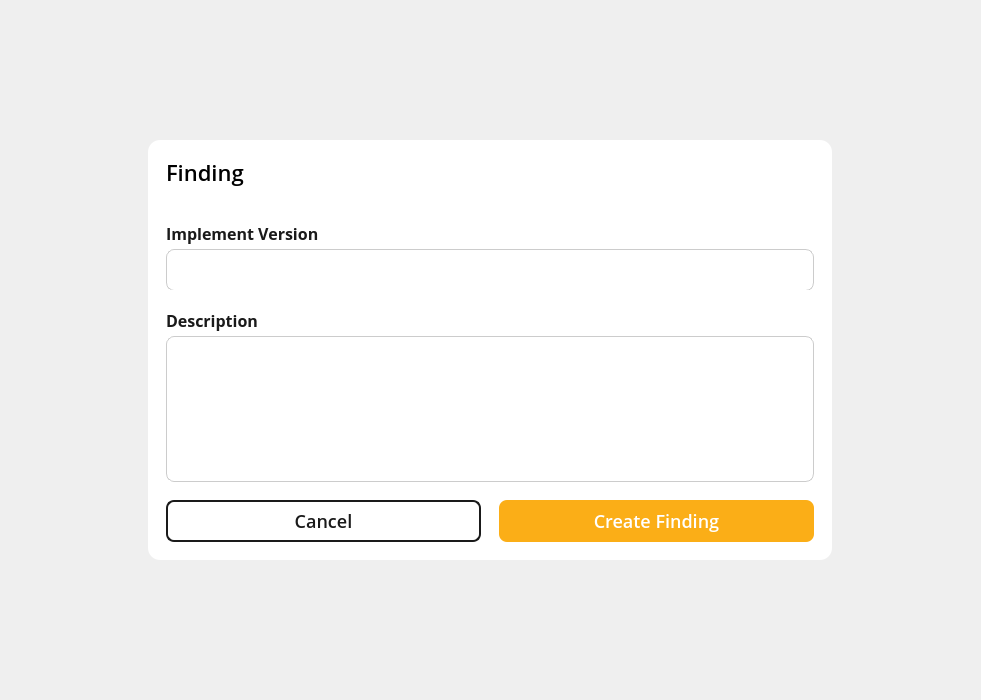
<?xml version="1.0" encoding="UTF-8"?>
<ui version="4.0">
 <class>ReviewActionDialog</class>
 <widget class="QDialog" name="ReviewActionDialog">
  <property name="geometry">
   <rect>
    <x>0</x>
    <y>0</y>
    <width>981</width>
    <height>700</height>
   </rect>
  </property>
  <property name="windowTitle">
   <string>Dialog</string>
  </property>
  <layout class="QHBoxLayout" name="horizontalLayout_2">
   <item>
    <widget class="QWidget" name="dialogContainer" native="true">
     <property name="sizePolicy">
      <sizepolicy hsizetype="Fixed" vsizetype="Preferred">
       <horstretch>0</horstretch>
       <verstretch>0</verstretch>
      </sizepolicy>
     </property>
     <property name="minimumSize">
      <size>
       <width>684</width>
       <height>420</height>
      </size>
     </property>
     <property name="maximumSize">
      <size>
       <width>684</width>
       <height>420</height>
      </size>
     </property>
     <property name="styleSheet">
      <string notr="true">#dialogContainer {
	background-color: white;
	border-radius: 12px;
	border: none;
}

#bodyContainer {
	border-bottom-left-radius: 12px;
	border-bottom-right-radius: 12px;
}


QLabel {
	color: #1A1A1A;
	font-family: Open Sans;
	font-weight: 600;
	font-size: 16px;
	line-height: 24px;
	letter-spacing: 0%;
}

#reviewItemEdit {
	color: #999999;
	background: #EEF4F6;
	font-family: Open Sans;
	font-weight: 400;
	font-size: 16px;
	line-height: 24px;
	letter-spacing: 0%;
	border-radius: 8px;
	border: 1px solid #CCCCCC;
	padding-left: 12px;
	padding-right: 12px;
}

QLineEdit {
	color: #1A1A1A;
	background: white;
	font-family: Open Sans;
	font-weight: 400;
	font-size: 16px;
	line-height: 24px;
	letter-spacing: 0%;
	border-radius: 8px;
	border: 1px solid #CCCCCC;
	padding-left: 12px;
	padding-right: 12px;
}

QTextEdit {
	color: #1A1A1A;
	background: white;
	font-family: Open Sans;
	font-weight: 400;
	font-size: 16px;
	line-height: 24px;
	letter-spacing: 0%;
	border-radius: 8px;
	border: 1px solid #CCCCCC;
	padding-left: 12px;
	padding-right: 12px;
}

QComboBox {
    background-color: white;
    border: 1px solid #ccc;
    border-radius: 8px;
    padding: 4px;
    font-size: 16px;
	line-height: 24px;
	letter-spacing: 0%;
    color: #333;
}

QComboBox::drop-down {
    subcontrol-origin: padding;
    subcontrol-position: top right;
    width: 24px;
    border: none;
}

QComboBox::down-arrow {
    image: url(:/images/chevron-down.svg);
    width: 16px;
    height: 16px;
}

QComboBox::down-arrow:on {
    image: url(:/images/chevron-up.svg);
}

QComboBox QAbstractItemView {
    background-color: white;
    margin-top: 0px;
    border: 1px solid #ccc;
    border-radius: 8px;
	outline: none;
}

/* Each dropdown item */
QComboBox QAbstractItemView::item {
	color: #1A1A1A;
    padding: 6px 12px;
    border-radius: 4px;
}

/* Hovered item */
QComboBox QAbstractItemView::item:hover {
    background-color: #e6f2ff;
}

/* Selected item */
QComboBox QAbstractItemView::item:selected {
    background-color: #d0e8ff;
    color: #1a1a1a;
}

#cancelButton {
	color: #1A1A1A;
	font-family: Open Sans;
	font-weight: 500;
	font-size: 18px;
	line-height: 24px;
	letter-spacing: 0%;
	border-radius: 8px;
	border: 1.5px solid #1A1A1A
}

#saveButton {
    background-color: #FBAE17;
	color: white;
	font-family: Open Sans;
	font-weight: 500;
	font-size: 18px;
	line-height: 24px;
	letter-spacing: 0%;
	border-radius: 8px;
}</string>
     </property>
     <layout class="QVBoxLayout" name="verticalLayout_2">
      <property name="spacing">
       <number>0</number>
      </property>
      <property name="leftMargin">
       <number>0</number>
      </property>
      <property name="topMargin">
       <number>0</number>
      </property>
      <property name="rightMargin">
       <number>0</number>
      </property>
      <property name="bottomMargin">
       <number>0</number>
      </property>
      <item>
       <widget class="QWidget" name="titleBar" native="true">
        <property name="minimumSize">
         <size>
          <width>0</width>
          <height>64</height>
         </size>
        </property>
        <property name="maximumSize">
         <size>
          <width>16777215</width>
          <height>64</height>
         </size>
        </property>
        <property name="styleSheet">
         <string notr="true">background-color: rgba(255, 255, 255, 0);</string>
        </property>
        <layout class="QHBoxLayout" name="horizontalLayout">
         <property name="spacing">
          <number>18</number>
         </property>
         <property name="leftMargin">
          <number>18</number>
         </property>
         <property name="topMargin">
          <number>16</number>
         </property>
         <property name="rightMargin">
          <number>18</number>
         </property>
         <property name="bottomMargin">
          <number>16</number>
         </property>
         <item>
          <widget class="QLabel" name="dialogTitle">
           <property name="styleSheet">
            <string notr="true">font-family: Open Sans;
font-size: 22px;
font-weight: 500;
color: black;
line-height: 30px;
letter-spacing: 0%;
</string>
           </property>
           <property name="text">
            <string>Finding</string>
           </property>
          </widget>
         </item>
         <item>
          <widget class="QToolButton" name="closeButton">
           <property name="minimumSize">
            <size>
             <width>32</width>
             <height>32</height>
            </size>
           </property>
           <property name="maximumSize">
            <size>
             <width>32</width>
             <height>32</height>
            </size>
           </property>
           <property name="text">
            <string/>
           </property>
           <property name="icon">
            <iconset resource="../../../../../../Resources/Resources.qrc">
             <normaloff>:/images/Project/cross-icon.svg</normaloff>:/images/Project/cross-icon.svg</iconset>
           </property>
           <property name="iconSize">
            <size>
             <width>32</width>
             <height>32</height>
            </size>
           </property>
           <property name="autoRaise">
            <bool>true</bool>
           </property>
          </widget>
         </item>
        </layout>
       </widget>
      </item>
      <item>
       <widget class="QWidget" name="bodyContainer" native="true">
        <property name="sizePolicy">
         <sizepolicy hsizetype="Preferred" vsizetype="Fixed">
          <horstretch>0</horstretch>
          <verstretch>0</verstretch>
         </sizepolicy>
        </property>
        <property name="minimumSize">
         <size>
          <width>0</width>
          <height>0</height>
         </size>
        </property>
        <property name="maximumSize">
         <size>
          <width>16777215</width>
          <height>16777215</height>
         </size>
        </property>
        <layout class="QVBoxLayout" name="verticalLayout">
         <property name="spacing">
          <number>18</number>
         </property>
         <property name="leftMargin">
          <number>18</number>
         </property>
         <property name="topMargin">
          <number>18</number>
         </property>
         <property name="rightMargin">
          <number>18</number>
         </property>
         <property name="bottomMargin">
          <number>18</number>
         </property>
         <item>
          <widget class="QWidget" name="VersionContainer" native="true">
           <property name="minimumSize">
            <size>
             <width>0</width>
             <height>68</height>
            </size>
           </property>
           <property name="maximumSize">
            <size>
             <width>16777215</width>
             <height>68</height>
            </size>
           </property>
           <layout class="QVBoxLayout" name="verticalLayout_4">
            <property name="spacing">
             <number>4</number>
            </property>
            <property name="leftMargin">
             <number>0</number>
            </property>
            <property name="topMargin">
             <number>0</number>
            </property>
            <property name="rightMargin">
             <number>0</number>
            </property>
            <property name="bottomMargin">
             <number>0</number>
            </property>
            <item>
             <widget class="QLabel" name="reviewItemLabel">
              <property name="text">
               <string>Implement Version</string>
              </property>
             </widget>
            </item>
            <item>
             <widget class="QComboBox" name="versionSelect">
              <property name="minimumSize">
               <size>
                <width>0</width>
                <height>42</height>
               </size>
              </property>
              <property name="maximumSize">
               <size>
                <width>16777215</width>
                <height>42</height>
               </size>
              </property>
             </widget>
            </item>
           </layout>
          </widget>
         </item>
         <item>
          <widget class="QWidget" name="DescriptionContainer" native="true">
           <property name="minimumSize">
            <size>
             <width>0</width>
             <height>174</height>
            </size>
           </property>
           <property name="maximumSize">
            <size>
             <width>16777215</width>
             <height>174</height>
            </size>
           </property>
           <layout class="QVBoxLayout" name="verticalLayout_7">
            <property name="spacing">
             <number>4</number>
            </property>
            <property name="leftMargin">
             <number>0</number>
            </property>
            <property name="topMargin">
             <number>0</number>
            </property>
            <property name="rightMargin">
             <number>0</number>
            </property>
            <property name="bottomMargin">
             <number>0</number>
            </property>
            <item>
             <widget class="QLabel" name="descriptionLabel">
              <property name="text">
               <string>Description</string>
              </property>
             </widget>
            </item>
            <item>
             <widget class="QTextEdit" name="descriptionEdit">
              <property name="minimumSize">
               <size>
                <width>0</width>
                <height>146</height>
               </size>
              </property>
              <property name="maximumSize">
               <size>
                <width>16777215</width>
                <height>146</height>
               </size>
              </property>
             </widget>
            </item>
           </layout>
          </widget>
         </item>
         <item>
          <widget class="QWidget" name="buttonContainer" native="true">
           <property name="sizePolicy">
            <sizepolicy hsizetype="Preferred" vsizetype="Fixed">
             <horstretch>0</horstretch>
             <verstretch>0</verstretch>
            </sizepolicy>
           </property>
           <property name="minimumSize">
            <size>
             <width>0</width>
             <height>42</height>
            </size>
           </property>
           <property name="maximumSize">
            <size>
             <width>16777215</width>
             <height>42</height>
            </size>
           </property>
           <layout class="QHBoxLayout" name="buttonLayout">
            <property name="spacing">
             <number>18</number>
            </property>
            <property name="leftMargin">
             <number>0</number>
            </property>
            <property name="topMargin">
             <number>0</number>
            </property>
            <property name="rightMargin">
             <number>0</number>
            </property>
            <property name="bottomMargin">
             <number>0</number>
            </property>
            <item>
             <widget class="QPushButton" name="cancelButton">
              <property name="minimumSize">
               <size>
                <width>0</width>
                <height>42</height>
               </size>
              </property>
              <property name="maximumSize">
               <size>
                <width>16777215</width>
                <height>42</height>
               </size>
              </property>
              <property name="text">
               <string>Cancel</string>
              </property>
             </widget>
            </item>
            <item>
             <widget class="QPushButton" name="saveButton">
              <property name="minimumSize">
               <size>
                <width>0</width>
                <height>42</height>
               </size>
              </property>
              <property name="maximumSize">
               <size>
                <width>16777215</width>
                <height>42</height>
               </size>
              </property>
              <property name="text">
               <string>Create Finding</string>
              </property>
             </widget>
            </item>
           </layout>
          </widget>
         </item>
        </layout>
       </widget>
      </item>
     </layout>
    </widget>
   </item>
  </layout>
 </widget>
 <resources>
  <include location="../../../../../../Resources/Resources.qrc"/>
 </resources>
 <connections/>
</ui>
